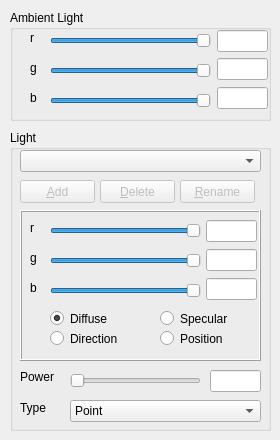
    <widget class="QWidget" name="tab" >
     <attribute name="title" >
      <string>Light</string>
     </attribute>
     <widget class="QGroupBox" name="groupBox_10" >
      <property name="geometry" >
       <rect>
        <x>10</x>
        <y>130</y>
        <width>261</width>
        <height>301</height>
       </rect>
      </property>
      <property name="title" >
       <string>Light</string>
      </property>
      <widget class="QLabel" name="label_21" >
       <property name="geometry" >
        <rect>
         <x>10</x>
         <y>270</y>
         <width>41</width>
         <height>16</height>
        </rect>
       </property>
       <property name="text" >
        <string>Type</string>
       </property>
      </widget>
      <widget class="QLabel" name="label_25" >
       <property name="geometry" >
        <rect>
         <x>10</x>
         <y>240</y>
         <width>56</width>
         <height>13</height>
        </rect>
       </property>
       <property name="text" >
        <string>Power</string>
       </property>
      </widget>
      <widget class="QLineEdit" name="lightPowerLineEdit" >
       <property name="geometry" >
        <rect>
         <x>200</x>
         <y>240</y>
         <width>51</width>
         <height>22</height>
        </rect>
       </property>
      </widget>
      <widget class="QComboBox" name="lightTypeComboBox" >
       <property name="geometry" >
        <rect>
         <x>60</x>
         <y>270</y>
         <width>191</width>
         <height>22</height>
        </rect>
       </property>
       <item>
        <property name="text" >
         <string>Point</string>
        </property>
       </item>
       <item>
        <property name="text" >
         <string>Directional</string>
        </property>
       </item>
       <item>
        <property name="text" >
         <string>Spotlight</string>
        </property>
       </item>
      </widget>
      <widget class="QComboBox" name="lightSelectComboBox" >
       <property name="geometry" >
        <rect>
         <x>10</x>
         <y>20</y>
         <width>241</width>
         <height>22</height>
        </rect>
       </property>
      </widget>
      <widget class="QFrame" name="frame" >
       <property name="geometry" >
        <rect>
         <x>10</x>
         <y>80</y>
         <width>241</width>
         <height>151</height>
        </rect>
       </property>
       <property name="frameShape" >
        <enum>QFrame::Box</enum>
       </property>
       <property name="frameShadow" >
        <enum>QFrame::Raised</enum>
       </property>
       <widget class="QRadioButton" name="lightSpecularRadioButton" >
        <property name="geometry" >
         <rect>
          <x>140</x>
          <y>100</y>
          <width>91</width>
          <height>17</height>
         </rect>
        </property>
        <property name="text" >
         <string>Specular</string>
        </property>
       </widget>
       <widget class="QRadioButton" name="lightDirectionRadioButton" >
        <property name="geometry" >
         <rect>
          <x>30</x>
          <y>120</y>
          <width>91</width>
          <height>17</height>
         </rect>
        </property>
        <property name="text" >
         <string>Direction</string>
        </property>
       </widget>
       <widget class="QRadioButton" name="lightPositionRadioButton" >
        <property name="geometry" >
         <rect>
          <x>140</x>
          <y>120</y>
          <width>91</width>
          <height>17</height>
         </rect>
        </property>
        <property name="text" >
         <string>Position</string>
        </property>
       </widget>
       <widget class="QLineEdit" name="lightZLineEdit" >
        <property name="geometry" >
         <rect>
          <x>186</x>
          <y>68</y>
          <width>51</width>
          <height>22</height>
         </rect>
        </property>
       </widget>
       <widget class="QLineEdit" name="lightYLineEdit" >
        <property name="geometry" >
         <rect>
          <x>186</x>
          <y>39</y>
          <width>51</width>
          <height>22</height>
         </rect>
        </property>
       </widget>
       <widget class="QLabel" name="lightZLabel" >
        <property name="geometry" >
         <rect>
          <x>10</x>
          <y>70</y>
          <width>16</width>
          <height>16</height>
         </rect>
        </property>
        <property name="text" >
         <string>b</string>
        </property>
       </widget>
       <widget class="QLabel" name="lightYLabel" >
        <property name="geometry" >
         <rect>
          <x>10</x>
          <y>40</y>
          <width>16</width>
          <height>16</height>
         </rect>
        </property>
        <property name="text" >
         <string>g</string>
        </property>
       </widget>
       <widget class="QLabel" name="lightXLabel" >
        <property name="geometry" >
         <rect>
          <x>10</x>
          <y>10</y>
          <width>16</width>
          <height>16</height>
         </rect>
        </property>
        <property name="text" >
         <string>r</string>
        </property>
       </widget>
       <widget class="QSlider" name="LightZSlider" >
        <property name="geometry" >
         <rect>
          <x>30</x>
          <y>70</y>
          <width>151</width>
          <height>21</height>
         </rect>
        </property>
        <property name="maximum" >
         <number>100</number>
        </property>
        <property name="pageStep" >
         <number>10</number>
        </property>
        <property name="value" >
         <number>100</number>
        </property>
        <property name="sliderPosition" >
         <number>100</number>
        </property>
        <property name="orientation" >
         <enum>Qt::Horizontal</enum>
        </property>
       </widget>
       <widget class="QSlider" name="LightYSlider" >
        <property name="geometry" >
         <rect>
          <x>30</x>
          <y>40</y>
          <width>151</width>
          <height>21</height>
         </rect>
        </property>
        <property name="minimum" >
         <number>0</number>
        </property>
        <property name="maximum" >
         <number>100</number>
        </property>
        <property name="pageStep" >
         <number>10</number>
        </property>
        <property name="value" >
         <number>100</number>
        </property>
        <property name="sliderPosition" >
         <number>100</number>
        </property>
        <property name="orientation" >
         <enum>Qt::Horizontal</enum>
        </property>
       </widget>
       <widget class="QRadioButton" name="lightDiffuseRadioButton" >
        <property name="geometry" >
         <rect>
          <x>30</x>
          <y>100</y>
          <width>91</width>
          <height>17</height>
         </rect>
        </property>
        <property name="text" >
         <string>Diffuse</string>
        </property>
        <property name="checked" >
         <bool>true</bool>
        </property>
       </widget>
       <widget class="QSlider" name="LightXSlider" >
        <property name="geometry" >
         <rect>
          <x>30</x>
          <y>10</y>
          <width>151</width>
          <height>21</height>
         </rect>
        </property>
        <property name="maximum" >
         <number>100</number>
        </property>
        <property name="pageStep" >
         <number>10</number>
        </property>
        <property name="value" >
         <number>100</number>
        </property>
        <property name="sliderPosition" >
         <number>100</number>
        </property>
        <property name="orientation" >
         <enum>Qt::Horizontal</enum>
        </property>
       </widget>
       <widget class="QLineEdit" name="lightXLineEdit" >
        <property name="geometry" >
         <rect>
          <x>186</x>
          <y>10</y>
          <width>51</width>
          <height>22</height>
         </rect>
        </property>
       </widget>
      </widget>
      <widget class="QSlider" name="lightPowerSlider" >
       <property name="geometry" >
        <rect>
         <x>60</x>
         <y>240</y>
         <width>131</width>
         <height>21</height>
        </rect>
       </property>
       <property name="maximum" >
        <number>100</number>
       </property>
       <property name="pageStep" >
        <number>10</number>
       </property>
       <property name="orientation" >
        <enum>Qt::Horizontal</enum>
       </property>
      </widget>
      <widget class="QPushButton" name="lightAddPushButton" >
       <property name="enabled" >
        <bool>false</bool>
       </property>
       <property name="geometry" >
        <rect>
         <x>10</x>
         <y>50</y>
         <width>75</width>
         <height>23</height>
        </rect>
       </property>
       <property name="toolTip" >
        <string>under construcion...</string>
       </property>
       <property name="text" >
        <string>&amp;Add</string>
       </property>
      </widget>
      <widget class="QPushButton" name="lightDeletePushButton" >
       <property name="enabled" >
        <bool>false</bool>
       </property>
       <property name="geometry" >
        <rect>
         <x>90</x>
         <y>50</y>
         <width>75</width>
         <height>23</height>
        </rect>
       </property>
       <property name="toolTip" >
        <string>under construcion...</string>
       </property>
       <property name="text" >
        <string>&amp;Delete</string>
       </property>
      </widget>
      <widget class="QPushButton" name="lightRenamePushButton" >
       <property name="enabled" >
        <bool>false</bool>
       </property>
       <property name="geometry" >
        <rect>
         <x>170</x>
         <y>50</y>
         <width>75</width>
         <height>23</height>
        </rect>
       </property>
       <property name="toolTip" >
        <string>under construcion...</string>
       </property>
       <property name="text" >
        <string>&amp;Rename</string>
       </property>
      </widget>
     </widget>
     <widget class="QGroupBox" name="groupBox_9" >
      <property name="geometry" >
       <rect>
        <x>10</x>
        <y>10</y>
        <width>261</width>
        <height>111</height>
       </rect>
      </property>
      <property name="title" >
       <string>Ambient Light</string>
      </property>
      <widget class="QLabel" name="label_32" >
       <property name="geometry" >
        <rect>
         <x>20</x>
         <y>20</y>
         <width>16</width>
         <height>16</height>
        </rect>
       </property>
       <property name="text" >
        <string>r</string>
       </property>
      </widget>
      <widget class="QLabel" name="label_33" >
       <property name="geometry" >
        <rect>
         <x>20</x>
         <y>50</y>
         <width>16</width>
         <height>16</height>
        </rect>
       </property>
       <property name="text" >
        <string>g</string>
       </property>
      </widget>
      <widget class="QLabel" name="label_31" >
       <property name="geometry" >
        <rect>
         <x>20</x>
         <y>80</y>
         <width>16</width>
         <height>16</height>
        </rect>
       </property>
       <property name="text" >
        <string>b</string>
       </property>
      </widget>
      <widget class="QLineEdit" name="ambientLightBLineEdit" >
       <property name="geometry" >
        <rect>
         <x>207</x>
         <y>77</y>
         <width>51</width>
         <height>22</height>
        </rect>
       </property>
      </widget>
      <widget class="QLineEdit" name="ambientLightGLineEdit" >
       <property name="geometry" >
        <rect>
         <x>207</x>
         <y>48</y>
         <width>51</width>
         <height>22</height>
        </rect>
       </property>
      </widget>
      <widget class="QSlider" name="ambientLightBSlider" >
       <property name="geometry" >
        <rect>
         <x>40</x>
         <y>80</y>
         <width>161</width>
         <height>21</height>
        </rect>
       </property>
       <property name="maximum" >
        <number>100</number>
       </property>
       <property name="pageStep" >
        <number>10</number>
       </property>
       <property name="value" >
        <number>100</number>
       </property>
       <property name="sliderPosition" >
        <number>100</number>
       </property>
       <property name="orientation" >
        <enum>Qt::Horizontal</enum>
       </property>
      </widget>
      <widget class="QSlider" name="ambientLightGSlider" >
       <property name="geometry" >
        <rect>
         <x>40</x>
         <y>50</y>
         <width>161</width>
         <height>21</height>
        </rect>
       </property>
       <property name="minimum" >
        <number>0</number>
       </property>
       <property name="maximum" >
        <number>100</number>
       </property>
       <property name="pageStep" >
        <number>10</number>
       </property>
       <property name="value" >
        <number>100</number>
       </property>
       <property name="sliderPosition" >
        <number>100</number>
       </property>
       <property name="orientation" >
        <enum>Qt::Horizontal</enum>
       </property>
      </widget>
      <widget class="QLineEdit" name="ambientLightRLineEdit" >
       <property name="geometry" >
        <rect>
         <x>207</x>
         <y>20</y>
         <width>51</width>
         <height>22</height>
        </rect>
       </property>
      </widget>
      <widget class="QSlider" name="ambientLightRSlider" >
       <property name="geometry" >
        <rect>
         <x>40</x>
         <y>20</y>
         <width>161</width>
         <height>21</height>
        </rect>
       </property>
       <property name="maximum" >
        <number>100</number>
       </property>
       <property name="pageStep" >
        <number>12</number>
       </property>
       <property name="value" >
        <number>100</number>
       </property>
       <property name="sliderPosition" >
        <number>100</number>
       </property>
       <property name="orientation" >
        <enum>Qt::Horizontal</enum>
       </property>
      </widget>
     </widget>
    </widget>
